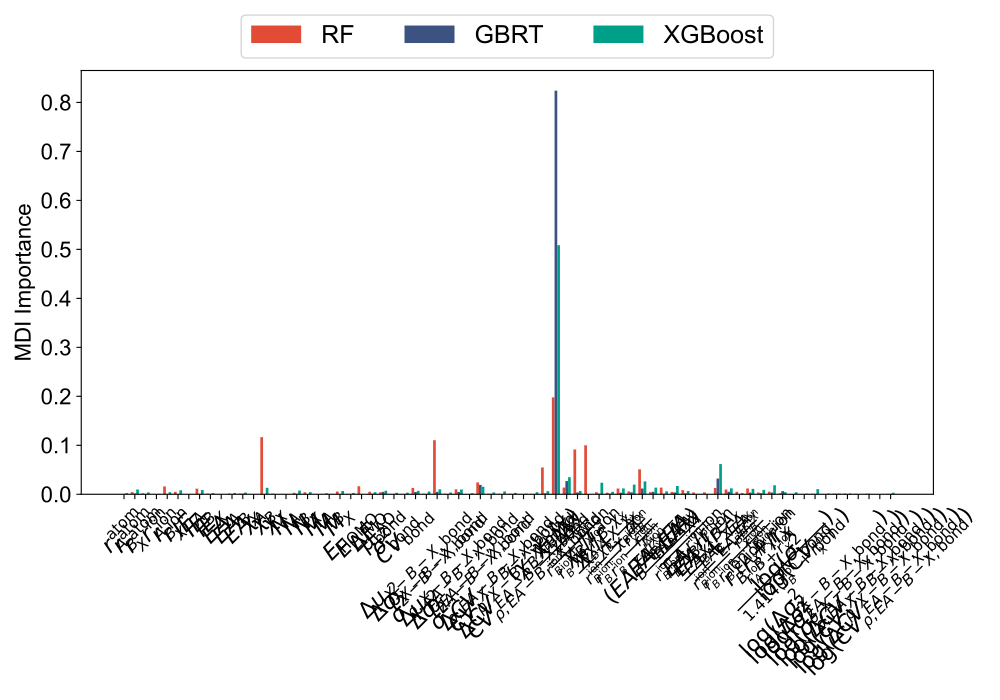

Write the Python code that produced this figure.
# RF GBRT
import pandas as pd
import numpy as np
import time
import matplotlib.pyplot as plt
from sklearn.ensemble import RandomForestRegressor, GradientBoostingRegressor
from sklearn.model_selection import KFold
import xgboost as xgb
from sklearn.preprocessing import StandardScaler
from sklearn.metrics import mean_absolute_error, r2_score
def print_full_ranking(mean_importance, model_name):

    # ---------------- 降序排序 ----------------
    sorted_idx = np.argsort(mean_importance)[::-1]

    print(f"\n{model_name} 平均特征重要性（降序）:")
    for idx in sorted_idx:
        print(f"{feature_names[idx]}: {mean_importance[idx]:.6f}")

    # ---------------- Heatmap排序（升序） ----------------
    print("Feature_importance_heatmap:")
    sorted_idx_asc = np.argsort(mean_importance)
    ranking_array = sorted_idx_asc.tolist()

    print("\n特征重要性排序数组（最不重要 → 最重要）:")
    print(ranking_array)

    # ---------------- GA排序 ----------------
    print("GA排序：")

    rank_array = np.empty(len(mean_importance), dtype=int)
    rank_array[np.argsort(mean_importance)[::-1]] = np.arange(1, len(mean_importance) + 1)

    print(rank_array.tolist())

    # ================= 写入 Excel =================
    df_rank = pd.DataFrame({
        "GA_rank": rank_array
    })

    file_name = f"{model_name}_GA_ranking.xlsx"

    df_rank.to_excel(file_name, index=False)

    print(f"{model_name} GA排序已保存 -> {file_name}")

# ---------------- 基本设置 ----------------
plt.rcParams['font.family'] = 'Arial'       # 全局字体设置为 Arial
plt.rcParams['axes.unicode_minus'] = False  # 显示负号
random_seed = 1412
np.random.seed(random_seed)
start_time = time.time()


out_pdf = "MDI.pdf"

# ---------------- 数据读取 ----------------
file_path = "../perovskite_dataset/feature_data.xlsx"
data = pd.read_excel(file_path, header=0)

# y：第2列（目标变量），X：第3~16列（14个特征）
y = data.iloc[:, 1]
X = data.iloc[:, 2:74]
# 特征名
feature_names = [
    r"$r_A^{\mathrm{atom}}$",
    r"$r_B^{\mathrm{atom}}$",
    r"$r_X^{\mathrm{atom}}$",
    r"$r_A^{\mathrm{ion}}$",
    r"$r_B^{\mathrm{ion}}$",
    r"$r_X^{\mathrm{ion}}$",
    r"$IE_A$",
    r"$IE_B$",
    r"$IE_X$",
    r"$EA_A$",
    r"$EA_B$",
    r"$EA_X$",
    r"$\chi_A$",
    r"$\chi_B$",
    r"$\chi_X$",
    r"$N_A$",
    r"$N_B$",
    r"$N_X$",
    r"$M_A$",
    r"$M_B$",
    r"$M_X$",
    r"$E_{\mathrm{HOMO}}$",
    r"$E_{\mathrm{LUMO}}$",
    r"$\Delta E_{\mathrm{AO}}$",
    r"$\mu_{\mathrm{bond}}$",
    r"$\sigma^2_{\mathrm{bond}}$",
    r"$CV_{\mathrm{bond}}$",
    r"$\Delta \mu_{X-B-X,\mathrm{bond}}$",
    r"$\Delta \sigma^2_{X-B-X,\mathrm{bond}}$",
    r"$\rho_{X-B-X,\mathrm{bond}}$",
    r"$\sigma^2_{\rho,X-B-X,\mathrm{bond}}$",
    r"$\Delta \mu_{EA-B-X,\mathrm{bond}}$",
    r"$\Delta \sigma^2_{EA-B-X,\mathrm{bond}}$",
    r"$\rho_{EA-B-X,\mathrm{bond}}$",
    r"$\sigma^2_{\rho,EA-B-X,\mathrm{bond}}$",
    r"$\Delta CV_{X-B-X,\mathrm{bond}}$",
    r"$CV_{\rho,X-B-X,\mathrm{bond}}$",
    r"$\Delta CV_{EA-B-X,\mathrm{bond}}$",
    r"$CV_{\rho,EA-B-X,\mathrm{bond}}$",
    r"$(\chi_B - \chi_X)$",
    r"$\chi_B / \chi_X$",
    r"$\frac{\chi_B - \chi_X}{r_B^{\mathrm{ion}} + r_X^{\mathrm{ion}}}$",
    r"$\frac{\chi_B / \chi_X}{r_B^{\mathrm{ion}} + r_X^{\mathrm{ion}}}$",
    r"$\chi_B / r_B^{\mathrm{ion}}$",
    r"$\chi_X / r_X^{\mathrm{ion}}$",
    r"$\frac{\chi_B}{r_B^{\mathrm{ion}}} + \frac{\chi_X}{r_X^{\mathrm{ion}}}$",
    r"$\frac{\chi_B}{r_B^{\mathrm{ion}}} - \frac{\chi_X}{r_X^{\mathrm{ion}}}$",
    r"$\frac{\chi_B}{r_B^{\mathrm{ion}}} \cdot \frac{\chi_X}{r_X^{\mathrm{ion}}}$",
    r"$\frac{\chi_B / r_B^{\mathrm{ion}}}{\chi_X / r_X^{\mathrm{ion}}}$",
    r"$(EA_B - EA_X)$",
    r"$EA_B / EA_X$",
    r"$\frac{EA_B - EA_X}{r_B^{\mathrm{ion}} + r_X^{\mathrm{ion}}}$",
    r"$\frac{EA_B / EA_X}{r_B^{\mathrm{ion}} + r_X^{\mathrm{ion}}}$",
    r"$EA_B / r_B^{\mathrm{ion}}$",
    r"$EA_X / r_X^{\mathrm{ion}}$",
    r"$\frac{EA_B}{r_B^{\mathrm{ion}}} + \frac{EA_X}{r_X^{\mathrm{ion}}}$",
    r"$\frac{EA_B}{r_B^{\mathrm{ion}}} - \frac{EA_X}{r_X^{\mathrm{ion}}}$",
    r"$\frac{EA_B}{r_B^{\mathrm{ion}}} \cdot \frac{EA_X}{r_X^{\mathrm{ion}}}$",
    r"$\frac{EA_B / r_B^{\mathrm{ion}}}{EA_X / r_X^{\mathrm{ion}}}$",
    r"$r_B^{\mathrm{ion}} + r_X^{\mathrm{ion}}$",
    r"$r_B^{\mathrm{ion}} / r_X^{\mathrm{ion}}$",
    r"$\frac{r_A^{\mathrm{ion}} + r_X^{\mathrm{ion}}}{1.414(r_B^{\mathrm{ion}} + r_X^{\mathrm{ion}})}$",
    r"$\log(\sigma^2_{\mathrm{bond}})$",
    r"$\log(CV_{\mathrm{bond}})$",
    r"$\log(\Delta \sigma^2_{X-B-X,\mathrm{bond}})$",
    r"$\log(\Delta \sigma^2_{EA-B-X,\mathrm{bond}})$",
    r"$\log(\sigma^2_{\rho,X-B-X,\mathrm{bond}})$",
    r"$\log(\sigma^2_{\rho,EA-B-X,\mathrm{bond}})$",
    r"$\log(\Delta CV_{X-B-X,\mathrm{bond}})$",
    r"$\log(CV_{\rho,X-B-X,\mathrm{bond}})$",
    r"$\log(\Delta CV_{EA-B-X,\mathrm{bond}})$",
    r"$\log(CV_{\rho,EA-B-X,\mathrm{bond}})$"
]

# ---------------- 十折交叉验证 ----------------
kf = KFold(n_splits=10, shuffle=True, random_state=random_seed)

# 用于存储每个模型在每一折的特征重要性及其 MAE 和 R²
rf_importances = []
gbr_importances = []
xgb_importances = []

rf_mae = []
gbr_mae = []
xgb_mae = []

rf_r2 = []
gbr_r2 = []
xgb_r2 = []

for fold, (train_idx, val_idx) in enumerate(kf.split(X), 1):
    X_train, X_val = X.iloc[train_idx], X.iloc[val_idx]
    y_train, y_val = y.iloc[train_idx], y.iloc[val_idx]
    # ---------- 标准化 ----------
    scaler = StandardScaler()
    X_train_std = scaler.fit_transform(X_train)   # 只在训练集上 fit
    X_val_std   = scaler.transform(X_val)         # 验证集只 transform

    # 1. 随机森林 (最佳超参数)
    rf_model = RandomForestRegressor(
        random_state=random_seed,
        n_estimators=176,
        max_depth=10,
        max_features=14,
        min_samples_split=2,
        min_samples_leaf=1
    )
    rf_model.fit(X_train_std, y_train)
    rf_importances.append(rf_model.feature_importances_)
    rf_pred = rf_model.predict(X_val_std)
    rf_mae.append(mean_absolute_error(y_val, rf_pred))
    rf_r2.append(r2_score(y_val, rf_pred))

    # 2. GBRT (最佳超参数)
    gbr_model = GradientBoostingRegressor(
        random_state=random_seed,
        max_depth=5,
        learning_rate= 0.09963790716286929,
        n_estimators= 250,
        subsample= 0.5742969533069769,
        min_samples_split= 6,
        min_samples_leaf= 2
    )
    gbr_model.fit(X_train_std, y_train)
    gbr_importances.append(gbr_model.feature_importances_)
    gbr_pred = gbr_model.predict(X_val_std)
    gbr_mae.append(mean_absolute_error(y_val, gbr_pred))
    gbr_r2.append(r2_score(y_val, gbr_pred))


    # 3. XGBoost (最佳超参数)
    xgb_model = xgb.XGBRegressor(
        random_state=random_seed,
        n_estimators= 206,
        max_depth= 6,
        learning_rate= 0.09945134334872878,
        subsample= 0.5009629706436092,
        colsample_bytree= 0.9780611296739763,
        gamma= 0.10137475884738077,
        reg_alpha= 0.002237225276178238,
        reg_lambda= 0.0005355340462282876
    )

    xgb_model.fit(X_train_std, y_train)
    xgb_importances.append(xgb_model.feature_importances_)
    xgb_pred = xgb_model.predict(X_val_std)
    xgb_mae.append(mean_absolute_error(y_val, xgb_pred))
    xgb_r2.append(r2_score(y_val , xgb_pred))

# ---------------- 计算十折平均值 ----------------
rf_mean = np.mean(rf_importances, axis=0)
gbr_mean = np.mean(gbr_importances, axis=0)
xgb_mean = np.mean(xgb_importances, axis=0)

rf_mean_mae = np.mean(rf_mae)
gbr_mean_mae = np.mean(gbr_mae)
xgb_mean_mae = np.mean(xgb_mae)

rf_mean_r2 = np.mean(rf_r2)
gbr_mean_r2 = np.mean(gbr_r2)
xgb_mean_r2 = np.mean(xgb_r2)

# ---------------- 输出 ----------------
print('---------------------------------------' + '\n')
print(f"随机森林平均 MAE: {rf_mean_mae}")
print(f"随机森林平均 R²: {rf_mean_r2}")
print('---------------------------------------' + '\n')

print(f"GBRT平均 MAE: {gbr_mean_mae}")
print(f"GBRT平均 R²: {gbr_mean_r2}")
print('---------------------------------------' + '\n')

print(f"XGBoost平均 MAE: {xgb_mean_mae}")
print(f"XGBoost平均 R²: {xgb_mean_r2}")
print('---------------------------------------' + '\n')

# ---------------- 绘图 ----------------
width = 0.25
x = np.arange(len(feature_names))

fig = plt.figure(figsize=(10, 7))

plt.bar(x - width, rf_mean, label="RF", color="#E24B36", width=width)
plt.bar(x, gbr_mean, label="GBRT", color="#3C5382", width=width)
plt.bar(x + width, xgb_mean, label="XGBoost", color="#00A088", width=width)

# 按平均重要性排序并输出
def print_sorted_importance(mean_importance, model_name):
    sorted_idx = np.argsort(mean_importance)[::-1]  # 从大到小排序索引
    print(f"\n{model_name} 平均特征重要性（降序）:")
    for idx in sorted_idx:
        print(f"{feature_names[idx]}: {mean_importance[idx]}")

# 输出模型的特征重要性
print_sorted_importance(rf_mean, "随机森林")
print('---------------------------------------' + '\n')

print_sorted_importance(gbr_mean, "GBRT")
print('---------------------------------------' + '\n')

print_sorted_importance(xgb_mean, "XGBoost")

plt.xticks(np.arange(len(feature_names)), feature_names, rotation=45, ha="center", fontsize=16)
plt.yticks(fontsize=16)
plt.ylabel('MDI Importance', fontsize=16)
# plt.legend(loc="center left", bbox_to_anchor=(1, 0.5), fontsize=10)
plt.legend(
    loc='lower center',  # 定位在中心下方
    bbox_to_anchor=(0.5, 1.0),  # 在正上方，调整正值可以控制距离
    ncol=3,                       # 横排排列3个
    fontsize=18,                   # 图例字体大小
    # frameon=False
)
plt.tight_layout()

# 保存为 PDF
plt.savefig(out_pdf, dpi=300, edgecolor='white')
plt.close(fig)

print("保存完成：", out_pdf)


print_full_ranking(rf_mean, "随机森林")
print('---------------------------------------\n')

print_full_ranking(gbr_mean, "GBRT")
print('---------------------------------------\n')

print_full_ranking(xgb_mean, "XGBoost")
